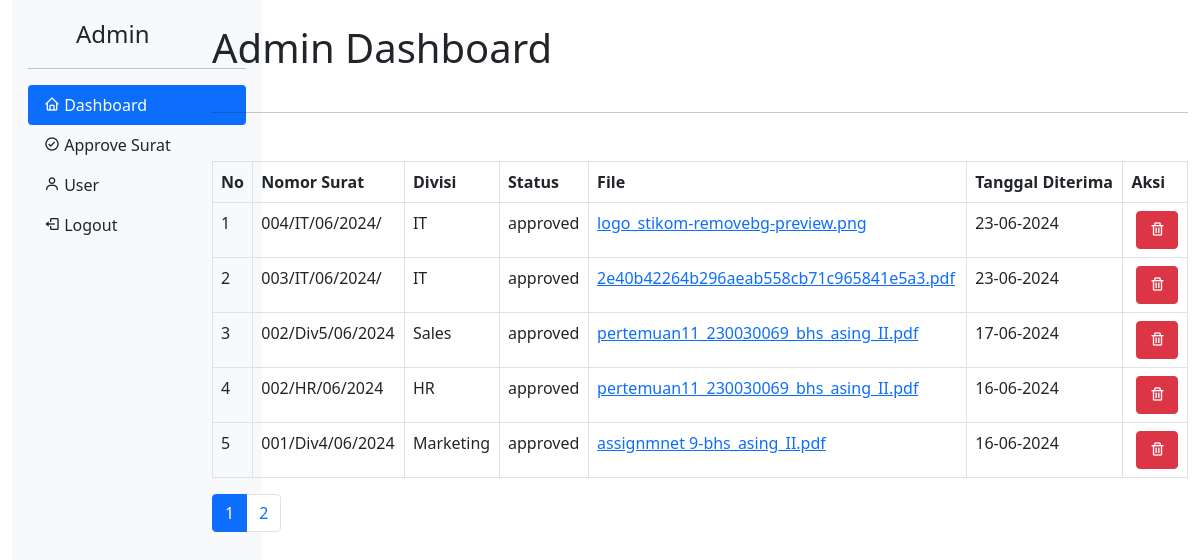
Page /admin_dashboard.php (signed in) on the committed database.
### tables this page shows
CREATE TABLE `letters` (
  `id` int(11) NOT NULL,
  `division_id` int(11) DEFAULT NULL,
  `letter_number` varchar(255) DEFAULT NULL,
  `date_created` datetime DEFAULT current_timestamp(),
  `status` enum('pending','approved') DEFAULT 'pending',
  `file_name` varchar(255) DEFAULT NULL
);

CREATE TABLE `division` (
  `id` int(11) NOT NULL,
  `name` varchar(255) NOT NULL
);

### admin_dashboard.php (the view, shortened to what this page needs)
<?php
include('database/db.php');
$per_page = 5;
$current_page = isset($_GET['page']) ? $_GET['page'] : 1;
$start_from = ($current_page - 1) * $per_page;
$sql = "SELECT letters.id, letters.letter_number, letters.status, letters.file_name, DATE_FORMAT(letters.date_created, '%d-%m-%Y') AS date_created, division.name as division_name
        FROM letters
        JOIN division ON letters.division_id = division.id
        ORDER BY letters.id DESC
        LIMIT $start_from, $per_page";
$result = mysqli_query($conn, $sql);
?>
<!DOCTYPE html>
<html lang="en">
<head>
    <link href="https://stackpath.bootstrapcdn.com/bootstrap/5.0.0-alpha1/css/bootstrap.min.css" rel="stylesheet">
    <link href='https://unpkg.com/boxicons@2.1.1/css/boxicons.min.css' rel='stylesheet'>
</head>
<body>
    <div class="container-fluid">
        <div class="row">
            <div class="col-2">
                <?php include('layout/admin_sidebar.php'); ?>
            </div>
            <div class="col-10">
                <h1 class="py-4">Admin Dashboard</h1>
                <hr class="mb-5">
                <table class="table table-bordered">
                    <thead>
                        <tr>
                            <th>No</th>
                            <th>Nomor Surat</th>
                            <th>Divisi</th>
                            <th>Status</th>
                            <th>File</th>
                            <th>Tanggal Diterima</th>
                            <th>Aksi</th>
                        </tr>
                    </thead>
                    <tbody>
                        <?php
                        $no = $start_from + 1;
                        while ($row = mysqli_fetch_assoc($result)) {
                            echo "<tr>";
                            echo "<td>" . $no++ . "</td>";
                            echo "<td>" . ($row['status'] == 'approved' ? $row['letter_number'] : 'Pending Approval') . "</td>";
                            echo "<td>" . $row['division_name'] . "</td>";
                            echo "<td>" . $row['status'] . "</td>";
                            echo "<td><a href='uploads/" . $row['file_name'] . "' target='_blank'>" . $row['file_name'] . "</a></td>";
                            echo "<td>" . $row['date_created'] . "</td>";
                            echo "<td>";
                            echo "<form action='delete_surat.php' method='post' style='display:inline-block; margin-left: 5px;'>";
                            echo "<button type='submit' name='delete' class='btn btn-danger' onclick='return confirm(\"Are you sure you want to delete this letter?\");'><i class='bx bx-trash'></i></button>";
                            echo "</form>";
                            echo "</td>";
                            echo "</tr>";
                        }
                        ?>
                    </tbody>
                </table>
                <?php
                $sql_count = "SELECT COUNT(*) AS total FROM letters";
                $result_count = mysqli_query($conn, $sql_count);
                $row_count = mysqli_fetch_assoc($result_count);
                $total_surat = $row_count['total'];
                $total_pages = ceil($total_surat / $per_page);
                if ($total_pages > 1) {
                    echo "<ul class='pagination'>";
                    for ($i = 1; $i <= $total_pages; $i++) {
                        echo "<li class='page-item " . ($i == $current_page ? 'active' : '') . "'><a class='page-link' href='admin_dashboard.php?page=$i'>$i</a></li>";
                    }
                    echo "</ul>";
                }
                ?>
            </div>
        </div>
    </div>
</body>
</html>

### layout/admin_sidebar.php
<div class="d-flex flex-column flex-shrink-0 p-3 bg-light" style="width: 250px; height: 100vh;">
    <a href="admin_dashboard.php" class="d-flex align-items-center mb-3 mb-md-0 me-md-auto link-dark text-decoration-none">
        <svg class="bi me-2" width="40" height="32"><use xlink:href="#bootstrap"/></svg>
        <span class="fs-4">Admin</span>
    </a>
    <hr>
    <ul class="nav nav-pills flex-column mb-auto">
        <li class="nav-item">
            <a href="admin_dashboard.php" class="nav-link active" aria-current="page">
                <i class='bx bx-home'></i> Dashboard
            </a>
        </li>
        <li>
            <a href="approve_surat.php" class="nav-link link-dark">
                <i class='bx bx-check-circle'></i> Approve Surat
            </a>
        </li>
        <li>
            <a href="add_user.php" class="nav-link link-dark">
                <i class='bx bx-user'></i> User
            </a>
        </li>
        <li>
            <a href="logout.php" class="nav-link link-dark">
                <i class='bx bx-log-out'></i> Logout
            </a>
        </li>
    </ul>
</div>

### rows in the picture
letters: letter_number "004/IT/06/2024/", division.name "IT", status "approved", file_name "logo_stikom-removebg-preview.png", date_created "23-06-2024"
letters: letter_number "003/IT/06/2024/", division.name "IT", status "approved", file_name "2e40b42264b296aeab558cb71c965841e5a3.pdf", date_created "23-06-2024"
letters: letter_number "002/Div5/06/2024", division.name "Sales", status "approved", file_name "pertemuan11_230030069_bhs_asing_II.pdf", date_created "17-06-2024"
letters: letter_number "002/HR/06/2024", division.name "HR", status "approved", file_name "pertemuan11_230030069_bhs_asing_II.pdf", date_created "16-06-2024"
letters: letter_number "001/Div4/06/2024", division.name "Marketing", status "approved", file_name "assignmnet 9-bhs_asing_II.pdf", date_created "16-06-2024"
